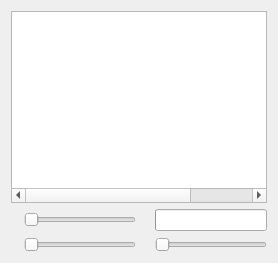
      <widget class="QWidget" name="layoutWidget">
       <layout class="QVBoxLayout" name="verticalLayout">
        <item>
         <widget class="ChannelsTree" name="channelsWidget">
          <property name="contextMenuPolicy">
           <enum>Qt::ContextMenuPolicy::CustomContextMenu</enum>
          </property>
          <property name="accessibleName">
           <string>Channel list</string>
          </property>
          <property name="editTriggers">
           <set>QAbstractItemView::EditTrigger::NoEditTriggers</set>
          </property>
          <property name="showDropIndicator" stdset="0">
           <bool>false</bool>
          </property>
          <property name="alternatingRowColors">
           <bool>false</bool>
          </property>
          <property name="selectionMode">
           <enum>QAbstractItemView::SelectionMode::ExtendedSelection</enum>
          </property>
          <property name="selectionBehavior">
           <enum>QAbstractItemView::SelectionBehavior::SelectItems</enum>
          </property>
          <property name="rootIsDecorated">
           <bool>false</bool>
          </property>
          <property name="uniformRowHeights">
           <bool>true</bool>
          </property>
          <property name="animated">
           <bool>false</bool>
          </property>
          <property name="headerHidden">
           <bool>true</bool>
          </property>
          <property name="columnCount">
           <number>6</number>
          </property>
          <attribute name="headerVisible">
           <bool>false</bool>
          </attribute>
          <attribute name="headerMinimumSectionSize">
           <number>5</number>
          </attribute>
          <attribute name="headerDefaultSectionSize">
           <number>50</number>
          </attribute>
          <attribute name="headerStretchLastSection">
           <bool>false</bool>
          </attribute>
          <column>
           <property name="text">
            <string notr="true">1</string>
           </property>
          </column>
          <column>
           <property name="text">
            <string notr="true">2</string>
           </property>
          </column>
          <column>
           <property name="text">
            <string notr="true">3</string>
           </property>
          </column>
          <column>
           <property name="text">
            <string notr="true">4</string>
           </property>
          </column>
          <column>
           <property name="text">
            <string notr="true">5</string>
           </property>
          </column>
          <column>
           <property name="text">
            <string notr="true">6</string>
           </property>
          </column>
         </widget>
        </item>
        <item>
         <layout class="QGridLayout" name="gridLayout" columnstretch="0,1,0,1">
          <item row="0" column="0">
           <widget class="QLabel" name="label">
            <property name="sizePolicy">
             <sizepolicy hsizetype="Preferred" vsizetype="Preferred">
              <horstretch>0</horstretch>
              <verstretch>0</verstretch>
             </sizepolicy>
            </property>
            <property name="toolTip">
             <string>Master volume</string>
            </property>
            <property name="text">
             <string/>
            </property>
            <property name="pixmap">
             <pixmap resource="resources.qrc">:/images/images/speaker.png</pixmap>
            </property>
            <property name="buddy">
             <cstring>volumeSlider</cstring>
            </property>
           </widget>
          </item>
          <item row="0" column="1">
           <widget class="QSlider" name="volumeSlider">
            <property name="sizePolicy">
             <sizepolicy hsizetype="Expanding" vsizetype="Fixed">
              <horstretch>0</horstretch>
              <verstretch>0</verstretch>
             </sizepolicy>
            </property>
            <property name="toolTip">
             <string>Master volume</string>
            </property>
            <property name="accessibleName">
             <string>Master volume</string>
            </property>
            <property name="maximum">
             <number>100</number>
            </property>
            <property name="orientation">
             <enum>Qt::Orientation::Horizontal</enum>
            </property>
            <property name="pageStep">
             <number>5</number>
            </property>
           </widget>
          </item>
          <item row="0" column="2">
           <widget class="QLabel" name="vumeterLabel">
            <property name="toolTip">
             <string>Voice level</string>
            </property>
            <property name="text">
             <string/>
            </property>
            <property name="pixmap">
             <pixmap resource="resources.qrc">:/images/images/vumeter.png</pixmap>
            </property>
            <property name="alignment">
             <set>Qt::AlignmentFlag::AlignCenter</set>
            </property>
           </widget>
          </item>
          <item row="0" column="3">
           <widget class="QProgressBar" name="voiceactBar">
            <property name="sizePolicy">
             <sizepolicy hsizetype="Ignored" vsizetype="Preferred">
              <horstretch>0</horstretch>
              <verstretch>0</verstretch>
             </sizepolicy>
            </property>
            <property name="focusPolicy">
             <enum>Qt::FocusPolicy::StrongFocus</enum>
            </property>
            <property name="toolTip">
             <string>Voice level</string>
            </property>
            <property name="accessibleName">
             <string>Voice level</string>
            </property>
            <property name="maximum">
             <number>20</number>
            </property>
            <property name="value">
             <number>0</number>
            </property>
            <property name="alignment">
             <set>Qt::AlignmentFlag::AlignCenter</set>
            </property>
            <property name="format">
             <string/>
            </property>
           </widget>
          </item>
          <item row="1" column="0">
           <widget class="QLabel" name="label_2">
            <property name="toolTip">
             <string>Microphone gain</string>
            </property>
            <property name="text">
             <string/>
            </property>
            <property name="pixmap">
             <pixmap resource="resources.qrc">:/images/images/mike.png</pixmap>
            </property>
            <property name="alignment">
             <set>Qt::AlignmentFlag::AlignCenter</set>
            </property>
            <property name="buddy">
             <cstring>micSlider</cstring>
            </property>
           </widget>
          </item>
          <item row="1" column="1">
           <widget class="QSlider" name="micSlider">
            <property name="sizePolicy">
             <sizepolicy hsizetype="Expanding" vsizetype="Fixed">
              <horstretch>0</horstretch>
              <verstretch>0</verstretch>
             </sizepolicy>
            </property>
            <property name="toolTip">
             <string>Microphone gain</string>
            </property>
            <property name="accessibleName">
             <string>Microphone gain</string>
            </property>
            <property name="maximum">
             <number>100</number>
            </property>
            <property name="orientation">
             <enum>Qt::Orientation::Horizontal</enum>
            </property>
            <property name="pageStep">
             <number>5</number>
            </property>
           </widget>
          </item>
          <item row="1" column="2">
           <widget class="QLabel" name="voiceactLabel">
            <property name="toolTip">
             <string>Voice activation level</string>
            </property>
            <property name="text">
             <string/>
            </property>
            <property name="pixmap">
             <pixmap resource="resources.qrc">:/images/images/voiceact.png</pixmap>
            </property>
            <property name="alignment">
             <set>Qt::AlignmentFlag::AlignCenter</set>
            </property>
            <property name="buddy">
             <cstring>voiceactSlider</cstring>
            </property>
           </widget>
          </item>
          <item row="1" column="3">
           <widget class="QSlider" name="voiceactSlider">
            <property name="sizePolicy">
             <sizepolicy hsizetype="Expanding" vsizetype="Fixed">
              <horstretch>0</horstretch>
              <verstretch>0</verstretch>
             </sizepolicy>
            </property>
            <property name="toolTip">
             <string>Voice activation level</string>
            </property>
            <property name="accessibleName">
             <string>Voice activation level</string>
            </property>
            <property name="maximum">
             <number>20</number>
            </property>
            <property name="pageStep">
             <number>5</number>
            </property>
            <property name="orientation">
             <enum>Qt::Orientation::Horizontal</enum>
            </property>
           </widget>
          </item>
         </layout>
        </item>
       </layout>
      </widget>
